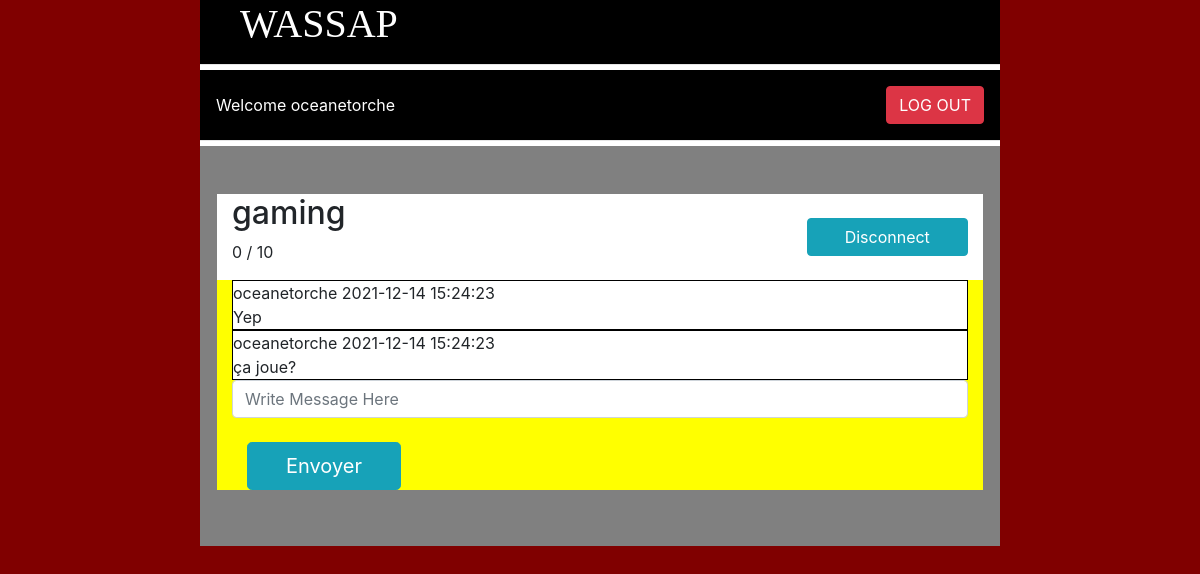
/index.php?action=connect&id=1 (signed in), run on the app's committed database.
### tables this page shows
CREATE TABLE IF NOT EXISTS `Chatrooms` (
  `id` INT NOT NULL AUTO_INCREMENT,
  `name` VARCHAR(45) NOT NULL,
  `nb_users_max` INT UNSIGNED NOT NULL,
  PRIMARY KEY (`id`),
  UNIQUE INDEX `id_UNIQUE` (`id` ASC) VISIBLE,
  UNIQUE INDEX `UNIQUE_CHATROOM` (`name` ASC) VISIBLE);

CREATE TABLE IF NOT EXISTS `Messages` (
  `id` INT NOT NULL AUTO_INCREMENT,
  `content` VARCHAR(200) NOT NULL,
  `sending_timestamp` DATETIME NOT NULL,
  `User_id` INT NOT NULL,
  `Chatroom_id` INT NOT NULL,
  PRIMARY KEY (`id`),
  UNIQUE INDEX `id_UNIQUE` (`id` ASC) VISIBLE,
  UNIQUE INDEX `UNIQUE_MESSAGE` (`sending_timestamp` ASC, `content` ASC) INVISIBLE,
  INDEX `fk_Messages_Users1_idx` (`User_id` ASC) VISIBLE,
  INDEX `fk_Messages_Chatrooms1_idx` (`Chatroom_id` ASC) VISIBLE,
  CONSTRAINT `fk_Messages_Users1`
    FOREIGN KEY (`User_id`)
    REFERENCES `Users` (`id`)
    ON DELETE NO ACTION
    ON UPDATE NO ACTION,
  CONSTRAINT `fk_Messages_Chatrooms1`
    FOREIGN KEY (`Chatroom_id`)
    REFERENCES `Chatrooms` (`id`)
    ON DELETE NO ACTION
    ON UPDATE NO ACTION);

CREATE TABLE IF NOT EXISTS `Users` (
  `id` INT NOT NULL AUTO_INCREMENT,
  `firstname` VARCHAR(60) NOT NULL,
  `lastname` VARCHAR(60) NOT NULL,
  `username` VARCHAR(25) NOT NULL,
  `email` VARCHAR(254) NOT NULL,
  `password` VARCHAR(200) NOT NULL,
  `registration_date` DATE NOT NULL,
  `Chatroom_id` INT NULL,
  `Users_states_id` INT NOT NULL,
  UNIQUE INDEX `id_UNIQUE` (`id` ASC) INVISIBLE,
  PRIMARY KEY (`id`),
  INDEX `fk_Users_Chatrooms1_idx` (`Chatroom_id` ASC) VISIBLE,
  INDEX `fk_Users_Users_states1_idx` (`Users_states_id` ASC) VISIBLE,
  CONSTRAINT `fk_Users_Chatrooms1`
    FOREIGN KEY (`Chatroom_id`)
    REFERENCES `Chatrooms` (`id`)
    ON DELETE NO ACTION
    ON UPDATE NO ACTION,
  CONSTRAINT `fk_Users_Users_states1`
    FOREIGN KEY (`Users_states_id`)
    REFERENCES `Users_states` (`id`)
    ON DELETE NO ACTION
    ON UPDATE NO ACTION);

### controller/chats.php (called while the page is built, shortened)
<?php
require "model/chatroomManager.php";
function displayMessages($id){
    $messages = getMessage($id);
    $arrayChatrooms = getChatrooms();
    foreach ($arrayChatrooms as $chat){
        if($chat['id']==$id){
            $chatroom = $chat;
        }
    }
    require "view/chatroom.php";
}

### model/dbConnector.php (called while the page is built, shortened)
<?php
function openDBConnexion()
{
    $tempDBConnexion = null;
    $sqlDriver = 'mysql';
    $hostname = '10.229.32.181';
    $port = 3306;
    $charset = 'utf8';
    $dbName = 'LiveChat_DB';
    $userName = 'livechat';
    $userPwd = 'Pa$$w0rd';
    $dsn = $sqlDriver . ':host=' . $hostname . ';dbname=' . $dbName . ';port=' . $port . ';charset=' . $charset;
    try {
        $tempDBConnexion = new PDO($dsn, $userName, $userPwd);
    } catch (PDOException $exception) {
        echo 'Connection failed' . $exception->getMessage();
		die();
    }
    return $tempDBConnexion;
}
function executeQuerySelect($query, $params)
{
    $queryResult = null;
    $dbConnexion = openDBConnexion();
    if ($params == null) {
        $statement = $dbConnexion->prepare($query);
        $statement -> execute();
        $queryResult = $statement->fetchAll();
        $dbConnexion = null;
        return $queryResult;
    }
    if ($dbConnexion != null) {
        $statement = $dbConnexion->prepare($query);
        $statement -> execute($params);
        $queryResult = $statement->fetchAll();
    }
    return $queryResult;
}

### model/chatroomManager.php (called while the page is built, shortened)
<?php
function getChatrooms(){
    $query = "SELECT id,name,nb_users_max from chatrooms";
    $params = null;
    $queryResult = executeQuerySelect($query,$params);
    return $queryResult;
}
function getMessage($id){
    $query = "SELECT messages.content, messages.sending_timestamp, users.username FROM messages LEFT JOIN users ON users.id = messages.User_id WHERE messages.Chatroom_id =:id";
    $params = array (':id' =>$id);
    $queryResult = executeQuerySelect($query,$params);
    return $queryResult;
}

### view/chatroom.php (the view, shortened to what this page needs)
<html>
<body id="homeBody">
<div id="homeLittlewrapper" class="col-12 col-xs-12 col-sm-12 col-md-8 col-lg-8">
    <div id="homeHead" class="sticky-top">
        <h1 id="headUp">
            WASSAP
        </h1>
        <hr style="height: 5px; background-color: white">
        <div class="d-flex justify-content-between align-items-center" id="headDown">
            <div class="#">
                Welcome <?php if (isset($_SESSION['username'])) echo $_SESSION['username']; ?>
            </div>
            <a class="btn btn-danger " href="index.php?action=logout">
                LOG OUT
            </a>
        </div>
        <hr style="height: 5px; background-color: white">
    </div>
    <div id="homeMain">
            <div class="chatroom row align-items-center">
                <div class="col-8 col-sm-9">
                    <h2 id="chatroomTitle"><?php if (isset($chatroom['name'])) echo $chatroom['name']; ?></h2>
                    <p id="chatroomDescription"><?php
                        $nbr = 0;
                        if (isset($chat['nb_users_max'])) echo $nbr . " / " . $chatroom['nb_users_max']; ?></p>
                </div>
                <div class="col-4 col-sm-3">
                    <a class="btn btn-info btn-block" href="index.php?action=disconnect">Disconnect</a>
                </div>
                <div class="col-12" style="background-color:yellow;">
                    <?php
                    if(isset($messages)){
                        foreach ($messages as $msg){
                            echo '<div style="background-color:white;border: 1px black solid;">';
                            echo $msg[2] . " " .  " " . $msg[1] . "<br> " . $msg[0] ;
                            echo '</div>';
                        }
                    }
                    echo'
                        <form id="formChatroom" method="post" action="index.php?action=updateMessage&chatid='.$chatroom["id"].'&userid='.$_SESSION["id"].'">
                            <div class="form-outline mb-4">
                                <input type="texr" class="form-control" id="writeMessageHere" name="writeMessageHere" placeholder="Write Message Here">
                            </div>
                               <div class="col-4 col-sm-3">
                                <button class="btn btn-info btn-lg btn-block" type="submit">Envoyer</button>
                              </div>
                        </form>';
                    ?>
                </div>
            </div>
            <br>
    </div>
</div>
<?php
$content = ob_get_clean();
require "gabarit.php";
?>

### index.php (shortened to what this page needs)
<?php
require "controller/chats.php";
if (isset($_GET['action'])) {
    $action = $_GET['action'];
    switch ($action) {
        case 'connect':
            displayMessages($_GET['id']);
            break;
    }
} else {
    welcome();
}

### view/gabarit.php (shortened to what this page needs)
<!DOCTYPE html>
<html lang="fr">
<head>
    <link rel="stylesheet" href="https://maxcdn.bootstrapcdn.com/bootstrap/4.5.2/css/bootstrap.min.css">
    <link rel="stylesheet" href="view/css/main.css">
</head>
<body>
<?= $content; ?>
</body>
</html>

### view/css/main.css (style rules this page uses)
h1 { font-family: "Arial Rounded MT Bold"; }
#homeBody { background-color: maroon; }
#homeLittlewrapper { background-color: grey; margin: auto; padding: 0; }
#homeHead { background-color: black; color: white; }
#homeMain { background-color: grey; padding: 2em; }
.chatroom { background-color: white; }
#headUp { display: flex; padding-left: 1em; padding-right: 1em; align-items: center; }
#headDown { padding-left: 1em; padding-right: 1em; }

### data on the page
chatrooms: name "gaming", nb_users_max "10"
messages: User.username "oceanetorche", sending_timestamp "2021-12-14 15:24:23", content "Yep"
messages: User.username "oceanetorche", sending_timestamp "2021-12-14 15:24:23", content "ça joue?"

### other printed values
$_SESSION['username'] "oceanetorche"
$nbr "0"
